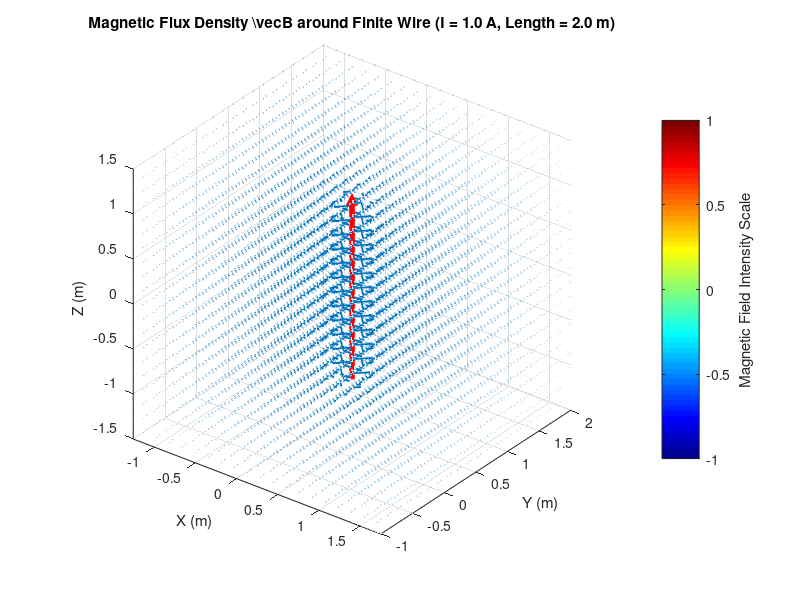

MATLAB code to generate this figure: (Note: this script raises an error after producing the figure.)
% Magnetic Flux Density B of a Finite Straight Conductor in 3D
clear; clc; close all;

%% 1. Physical Constants and Conductor Parameters
mu0 = 4*pi*1e-7;       % Permeability of free space (H/m)
I = 1;                 % Current in Amperes (A)
l = 2.0;                % Length of conductor along z-axis (m)
A = [0.25, 0.5, 0];          % Center position of conductor [Ax, Ay, Az] (m)

% Conductor endpoints
z_start = A(3) - l/2;
z_end   = A(3) + l/2;

%% 2. Define 3D Observation Grid (Evaluation Volume)
grid_range = 1.5;
num_points = 20;

x = linspace(-grid_range, grid_range, num_points) + A(1);
y = linspace(-grid_range, grid_range, num_points) + A(2);
z = linspace(-grid_range, grid_range, num_points) + A(3);

[Px, Py, Pz] = meshgrid(x, y, z);

%% 3. Analytical Field Calculation using Biot-Savart Law
% Radial distance from the conductor axis in the xy-plane
rho = sqrt((Px - A(1)).^2 + (Py - A(2)).^2);

% Avoid singularity exactly at the conductor location
rho(rho < 0.05) = NaN; 

% Distances from field point to conductor endpoints
dz1 = Pz - z_start;
dz2 = Pz - z_end;

R1 = sqrt(rho.^2 + dz1.^2);
R2 = sqrt(rho.^2 + dz2.^2);

% Analytical magnitude B_phi for finite straight segment
% B_phi = (mu0 * I / (4 * pi * rho)) * (cos(alpha1) - cos(alpha2))
cos_alpha1 = dz1 ./ R1;
cos_alpha2 = dz2 ./ R2;

B_phi = (mu0 * I ./ (4 * pi * rho)) .* (cos_alpha1 - cos_alpha2);

% Convert azimuthal vector (phi-direction) to Cartesian components (Bx, By, Bz)
% phi_hat = -sin(phi)*i + cos(phi)*j = (-y/rho)*i + (x/rho)*j
Bx = -B_phi .* (Py - A(2)) ./ rho;
By =  B_phi .* (Px - A(1)) ./ rho;
Bz = zeros(size(Px));  % No z-component for parallel z-oriented wire

%% 4. 3D Plotting
figure('Color', 'w', 'Position', [100, 100, 900, 700]);

% Plot 3D Vector Field (Quiver)
q = quiver3(Px, Py, Pz, Bx, By, Bz, 1.2, 'LineWidth', 1.2);
hold on;

% Plot Current Conductor
plot3([A(1), A(1)], [A(2), A(2)], [z_start, z_end], 'r-', 'LineWidth', 4, 'DisplayName', 'Conductor');
plot3(A(1), A(2), z_end, 'r^', 'MarkerFaceColor', 'r', 'MarkerSize', 8, 'DisplayName', 'Current Direction (+z)');

% Formatting
xlabel('X (m)'); ylabel('Y (m)'); zlabel('Z (m)');
title(sprintf('Magnetic Flux Density \\vec{B} around Finite Wire (I = %.1f A, Length = %.1f m)', I, l));
grid on; axis equal;
view(37.5, 30);
colormap(jet);
cb = colorbar;
ylabel(cb, 'Magnetic Field Intensity Scale');

% Add a highlight point P(Px, Py, Pz) demo calculation
P_sample = [1, 1, 0];
[Bx_p, By_p, Bz_p, B_mag] = calculate_B_at_point(P_sample, A, l, I, mu0)
plot3(P_sample(1), P_sample(2), P_sample(3), 'ko', 'MarkerFaceColor', 'g', 'MarkerSize', 8);
text(P_sample(1)+0.05, P_sample(2)+0.05, P_sample(3), ...
    sprintf(' P(%.1f, %.1f, %.1f)\n |B| = %.2e T', P_sample(1), P_sample(2), P_sample(3), B_mag), ...
    'FontSize', 9, 'FontWeight', 'bold');

hold off;

% Thêm 
view(120,45)

%% Function: Compute B at a single point P(Px, Py, Pz)
function [Bx, By, Bz, B_mag] = calculate_B_at_point(P, A, l, I, mu0)
    Px = P(1); Py = P(2); Pz = P(3);
    z1 = A(3) - l/2;
    z2 = A(3) + l/2;
    
    rho = sqrt((Px - A(1))^2 + (Py - A(2))^2);
    if rho == 0
        Bx = 0; By = 0; Bz = 0; B_mag = 0;
        return;
    end
    
    R1 = sqrt(rho^2 + (Pz - z1)^2);
    R2 = sqrt(rho^2 + (Pz - z2)^2);
    
    cos_a1 = (Pz - z1) / R1;
    cos_a2 = (Pz - z2) / R2;
    
    B_phi = (mu0 * I / (4 * pi * rho)) * (cos_a1 - cos_a2);
    
    Bx = -B_phi * (Py - A(2)) / rho;
    By =  B_phi * (Px - A(1)) / rho;
    Bz = 0;
    B_mag = sqrt(Bx^2 + By^2 + Bz^2);
end
